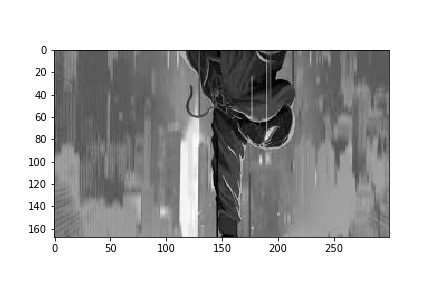
#> input picture ImagesSpidey.jpg, 432 x 288 px
$ python DistanceMeasure.py
#> lines starting #> are read from the running program, lines starting #| are printed output that depends on the picture
# Different Distance Measures for a given pixel
# Author : Anirudh Aggarwal

#%%
import numpy as np
import matplotlib.pyplot as plt
import cv2

#%%
class Distance:
    def Euclid(self, p, q):
        x,y = p[0],p[1]
        s,t = q[0],q[1]
        return ((x-s)**2 + (y-t)**2)**(0.5)

    def Manhattan(self, p, q):
        x,y = p[0],p[1]
        s,t = q[0],q[1]
        return abs(x-s) + abs(y-t)

    def ChessBoard(self, p, q):
        x,y = p[0],p[1]
        s,t = q[0],q[1]
        return max(abs(x-s),abs(y-t))

    def plotDistanceMeasure(self, image, Dist_dic):
        n = image.shape[0]
        m = image.shape[1]

        for k in Dist_dic.keys():
            for j in range(m):
                for i in range(n):
                    if (i,j) in Dist_dic[k]:
                        image[i,j] = 0
                    else:
                        image[i,j] = 1
            plt.imshow(image,cmap = 'gray')
            plt.show()

    def getDistance(self, image, pixel):
        n = image.shape[0]
        m = image.shape[1]
        x,y = pixel[0],pixel[1]

        dist_dic_Euclid = {}
        dist_dic_Man = {}
        dist_dic_CB = {}
        for j in range(m):
            for i in range(n):
                dist_E = self.Euclid([x,y],[i,j])
                if dist_E not in dist_dic_Euclid:
                    dist_dic_Euclid[dist_E] = []
                dist_dic_Euclid[dist_E].append((i,j))
                dist_M = self.Manhattan([x,y],[i,j])
                if dist_M not in dist_dic_Man:
                    dist_dic_Man[dist_M] = []
                dist_dic_Man[dist_M].append((i,j))
                dist_CB = self.ChessBoard([x,y],[i,j])
                if dist_CB not in dist_dic_CB:
                    dist_dic_CB[dist_CB] = []
                dist_dic_CB[dist_CB].append((i,j))

        return dist_dic_CB,dist_dic_Euclid,dist_dic_Man

#%%
def main():
    ch = int(input('enter choice (1) for image and (2) for general image'))
#> the answer given: 1
    if ch == 2:
        n = int(input("enter the no of rows :"))
        m = int(input("enter the no of cols :"))
        image = np.random.randint(2, size=(n,m))
    if ch == 1:
        img = input('enter the image:')
#> the answer given: ImagesSpidey.jpg
        image = cv2.resize(cv2.imread(img,cv2.IMREAD_GRAYSCALE),(16,16))
    plt.imshow(image,cmap = 'gray')
    plt.show()
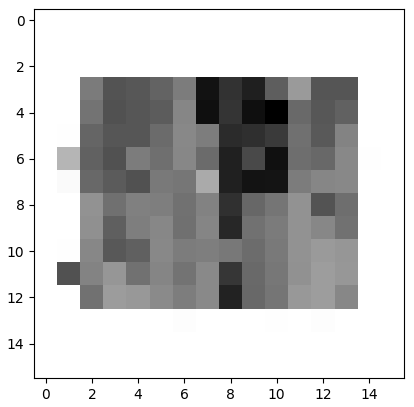
#> figure drawn by matplotlib, 1 panel
    Dis_obj = Distance()

    x = int(input('enter the x coordinate of pixel:'))
#> the answer given: 3
    y = int(input('enter the y coordinate of pixel:'))
#> the answer given: 3

    image_Euclid = np.array(image)
    image_Euclid[x,y] = 0
    image_Man = np.array(image)
    image_Man[x,y] = 0
    image_CB = np.array(image)
    image_CB[x,y] = 0

    dist_dic_CB,dist_dic_Euclid,dist_dic_Man = Dis_obj.getDistance(image, [x,y])

    Dis_obj.plotDistanceMeasure(image_Euclid, dist_dic_Euclid)
#> the loop in plotDistanceMeasure, `for k in Dist_dic.keys():` made 83 passes
#> k on passes 1, 2, 3, 6, 7, 8, 9, 10, 11, 12, 13, 14: 4.24, 3.61, 3.16, 5.83, 6.71, 7.62, 8.54, 9.49, 10.44, 11.4, 12.37, 2.83
#> pass 1, in plotDistanceMeasure, `plt.show()`:
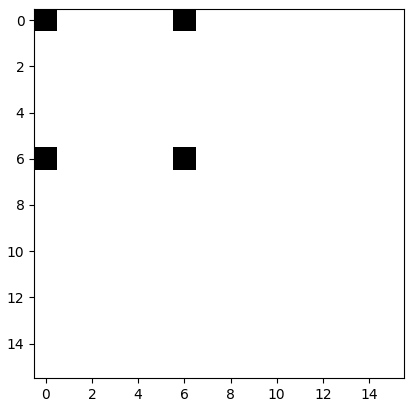
#> figure drawn by matplotlib, 1 panel
#> pass 2, in plotDistanceMeasure, `plt.show()`:
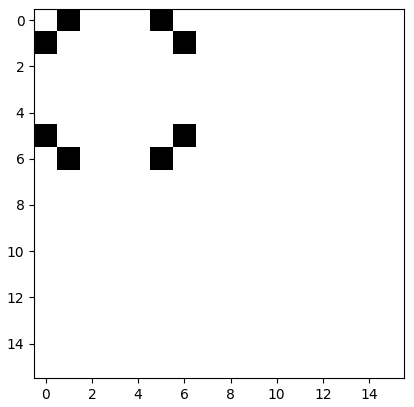
#> figure drawn by matplotlib, 1 panel
    Dis_obj.plotDistanceMeasure(image_Man, dist_dic_Man)
#> the loop in plotDistanceMeasure (call 2), `for k in Dist_dic.keys():` made 25 passes
#> k on passes 1, 2, 3, 5, 6, 7, 8, 9, 10, 11, 12, 13: 6, 5, 4, 7, 8, 9, 10, 11, 12, 13, 14, 15
#> pass 1, in plotDistanceMeasure (call 2), `plt.show()`:
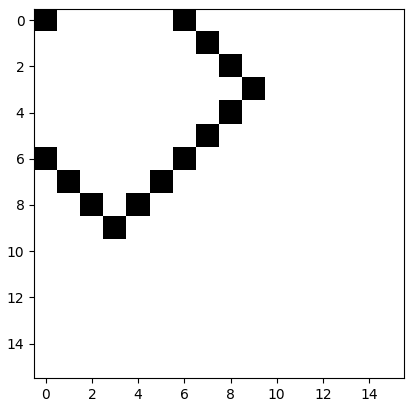
#> figure drawn by matplotlib, 1 panel
    Dis_obj.plotDistanceMeasure(image_CB, dist_dic_CB)
#> the loop in plotDistanceMeasure (call 3), `for k in Dist_dic.keys():` made 13 passes
#> pass 1, in plotDistanceMeasure (call 3), `plt.show()`:
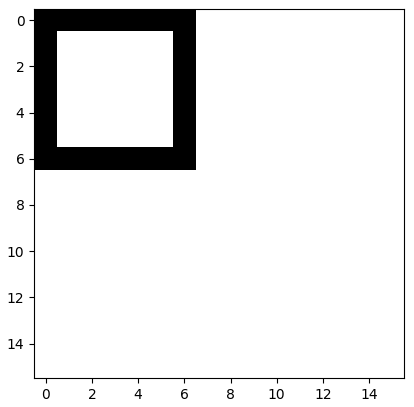
#> figure drawn by matplotlib, 1 panel
#> pass 2, in plotDistanceMeasure (call 3), `plt.show()`:
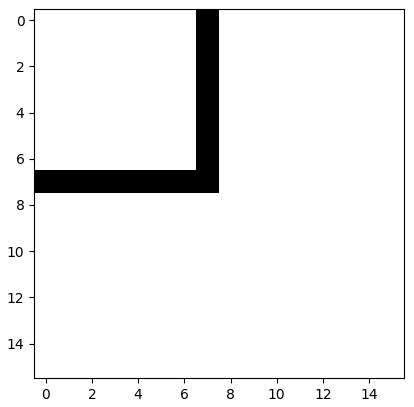
#> figure drawn by matplotlib, 1 panel
#%%
if __name__ == '__main__':
    main()

#%%

$ run again, on IA2.jpg
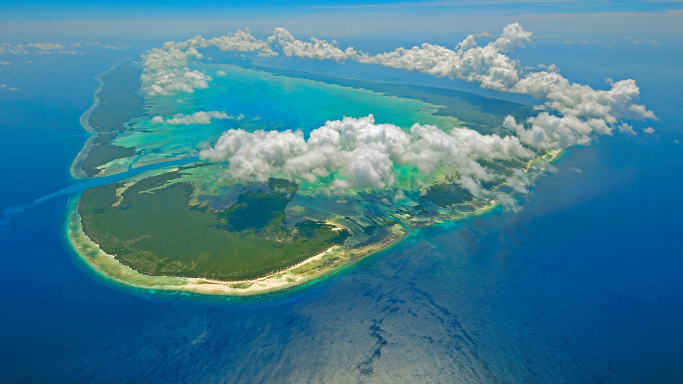
#> input picture IA2.jpg, 1366 x 768 px (shown at 1/2 size)
#> in main, `plt.show()`:
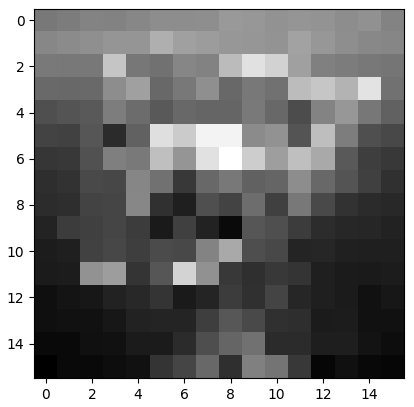
#> figure drawn by matplotlib, 1 panel
#> the loop in plotDistanceMeasure, `for k in Dist_dic.keys():` made 83 passes
#> k on passes 1, 2, 3, 6, 7, 8, 9, 10: 4.24, 3.61, 3.16, 5.83, 6.71, 7.62, 8.54, 9.49
#> the loop in plotDistanceMeasure (call 2), `for k in Dist_dic.keys():` made 25 passes
#> k on passes 1, 2, 3, 5, 6, 7, 8, 9: 6, 5, 4, 7, 8, 9, 10, 11

$ run again, on IA4.jpg
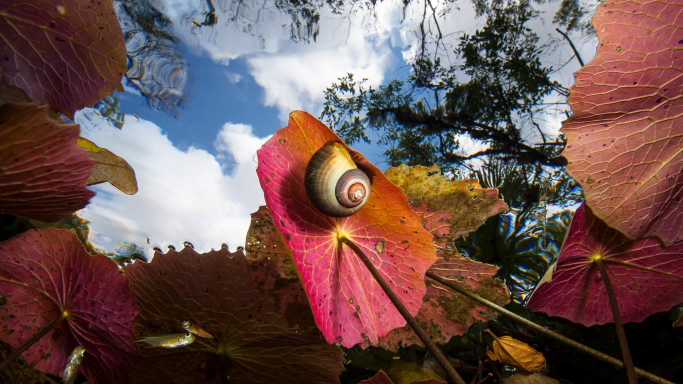
#> input picture IA4.jpg, 1366 x 768 px (shown at 1/2 size)
#> in main, `plt.show()`:
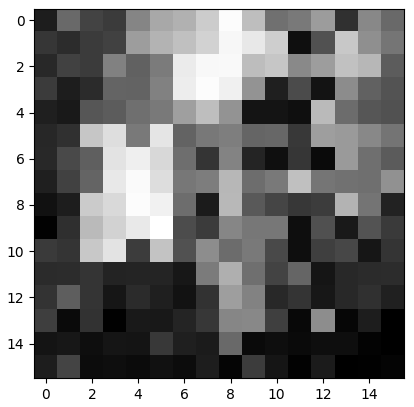
#> figure drawn by matplotlib, 1 panel
#> the loop in plotDistanceMeasure, `for k in Dist_dic.keys():` made 83 passes
#> k on passes 1, 2, 3, 6, 7, 8, 9, 10: 4.24, 3.61, 3.16, 5.83, 6.71, 7.62, 8.54, 9.49
#> the loop in plotDistanceMeasure (call 2), `for k in Dist_dic.keys():` made 25 passes
#> k on passes 1, 2, 3, 5, 6, 7, 8, 9: 6, 5, 4, 7, 8, 9, 10, 11
